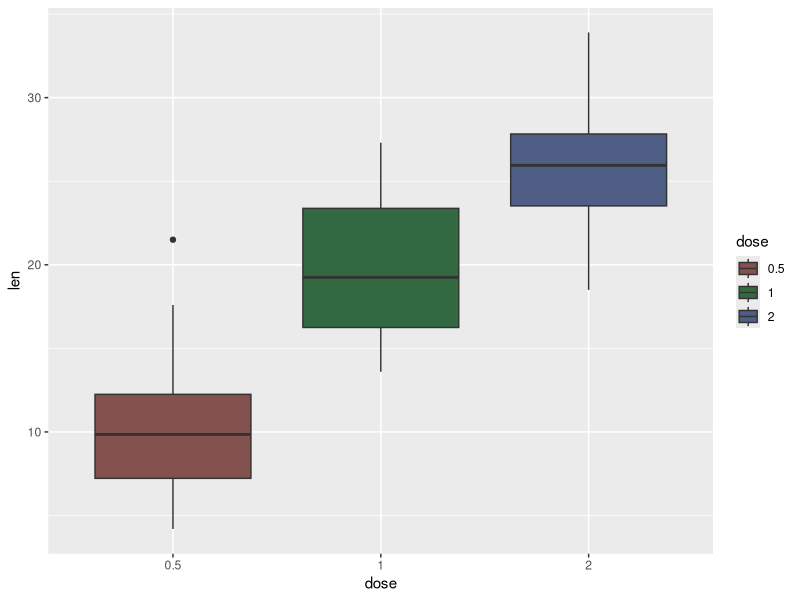

Source code (R):
library(ggplot2)

head(ToothGrowth) # Data Set di Default

# Convert dose and cyl columns from numeric to factor variables
ToothGrowth$dose <- as.factor(ToothGrowth$dose)
mtcars$cyl <- as.factor(mtcars$cyl)

# Box plot
bp<-ggplot(ToothGrowth, aes(x=dose, y=len, fill=dose)) +
  geom_boxplot()
p1<-bp + scale_fill_hue(l=40, c=35)
p1
